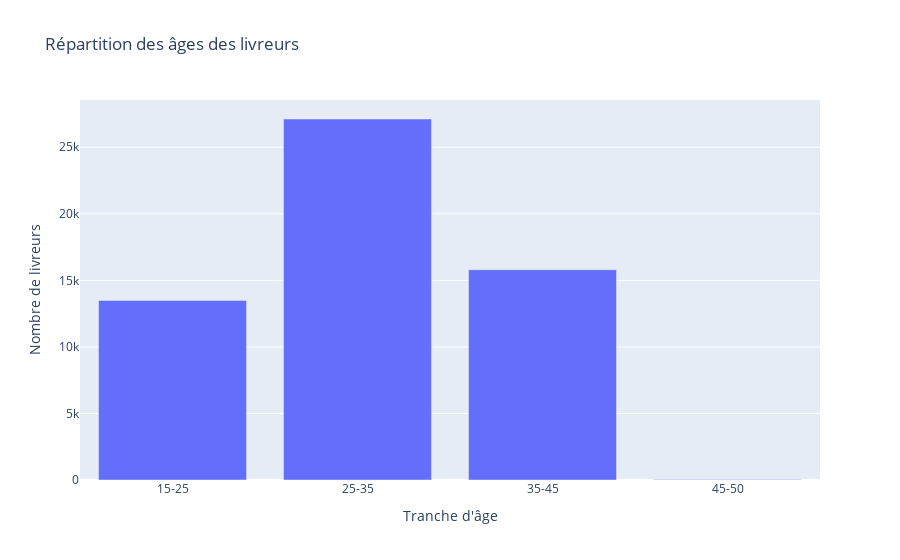

Notebook code for this chart:
### Code cell
Age=df['Delivery_person_Age'].apply(lambda x: 
                                    "15-25" if 15<=x<25
                                    else "25-35" if 25<=x<35
                                    else "35-45" if 35<=x<45
                                    else "45-50")


age_counts=Age.value_counts().sort_index()
fig=px.bar(x=age_counts.index,y=age_counts.values, labels={'x':'Tranche d\'âge', 'y':'Nombre de livreurs'},title='Répartition des âges des livreurs')
fig.show()

### Figure 1 — Plotly figure (JSON) as saved in the notebook; plotly's stock layout.template omitted (floating-point values rounded to 4 significant figures)
{"data": [{"alignmentgroup": "True", "hovertemplate": "Tranche d'âge=%{x}<br>Nombre de livreurs=%{y}<extra></extra>", "legendgroup": "", "marker": {"color": "#636efa"}, "name": "", "offsetgroup": "", "orientation": "v", "showlegend": false, "textposition": "auto", "type": "bar", "x": ["15-25", "25-35", "35-45", "45-50"], "xaxis": "x", "y": [13485, 27124, 15798, 40], "yaxis": "y"}], "layout": {"barmode": "relative", "legend": {"tracegroupgap": 0}, "title": {"text": "Répartition des âges des livreurs"}, "xaxis": {"anchor": "y", "domain": [0, 1], "title": {"text": "Tranche d'âge"}}, "yaxis": {"anchor": "x", "domain": [0, 1], "title": {"text": "Nombre de livreurs"}}}}
